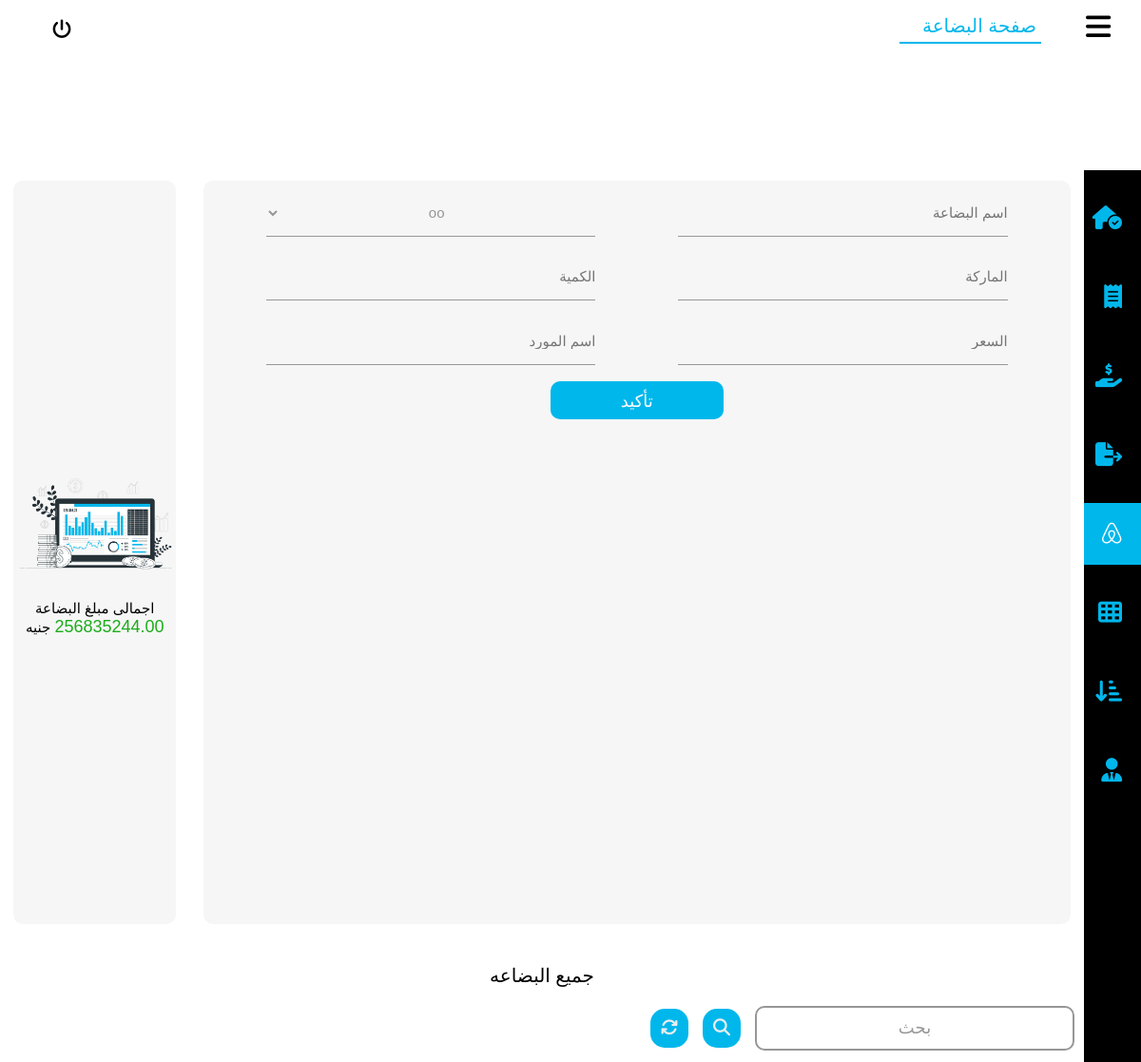
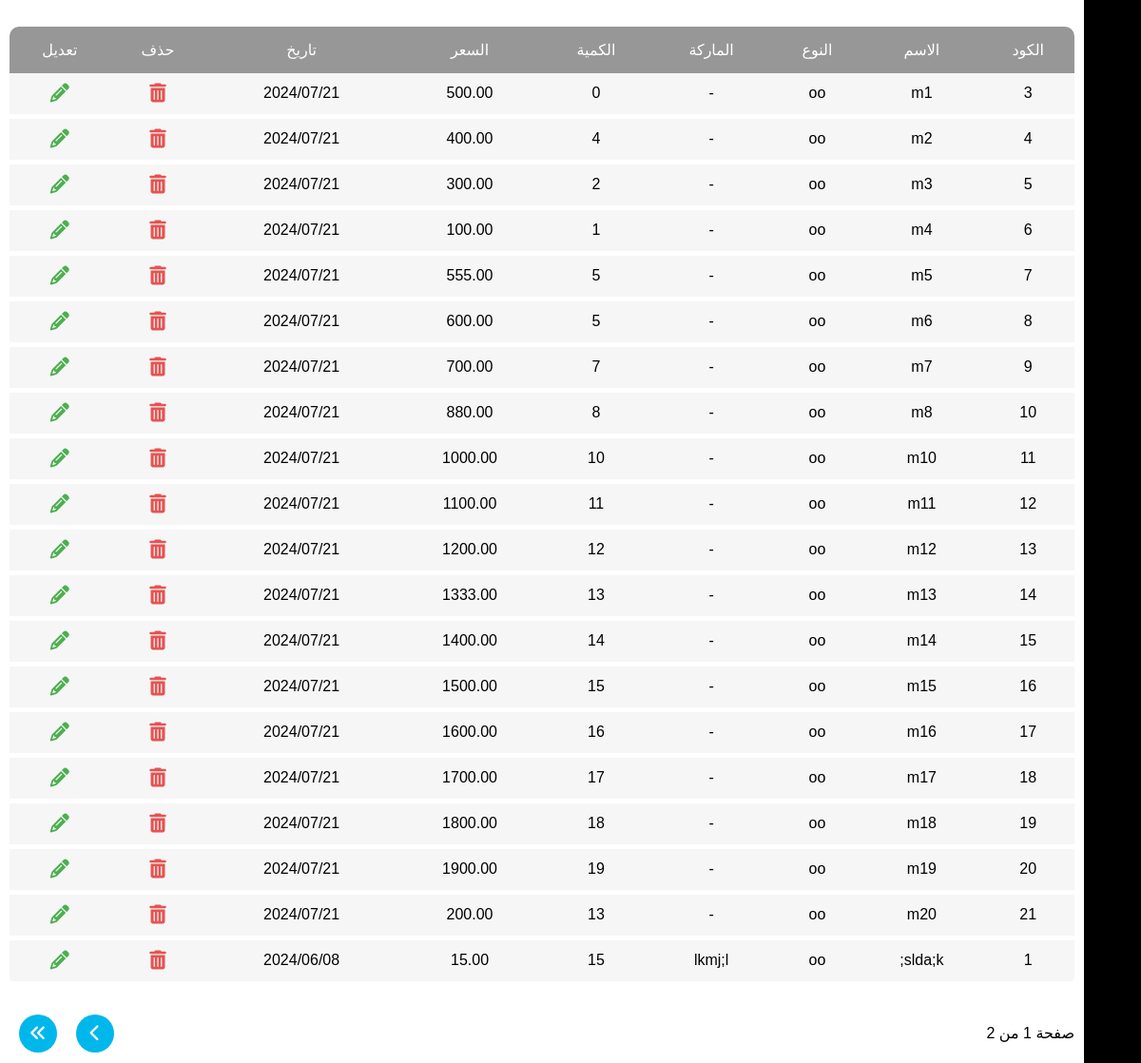
/items, run on the app's committed database (2 pictures, top to bottom).
### user/models.py (models this page shows)
class Item(models.Model):
    kind = models.ForeignKey(Kind, on_delete=models.CASCADE, null=True)
    name = models.CharField(max_length=100, blank=True, null=True)
    prand = models.CharField(max_length=100, blank=True, null=True)
    quantity = models.PositiveIntegerField(blank=True, null=True)
    price = models.DecimalField(max_digits=10, decimal_places=2, blank=True, null=True)
    date = models.DateTimeField(blank=True, null=True)

class Kind(models.Model):
    name = models.CharField(max_length=100, blank=True, null=True)

### user/views.py (the view, shortened to what this page needs)
# urls.py: path('items',views.items, name='items' ),
def items(request):
    items = Item.objects.all().order_by("-date")
    item_value_total = 0
    for item in items:
        item_value = item.quantity * item.price
        item_value_total += item_value
    kinds = Kind.objects.all()
    paginator = Paginator(items ,20)
    page = request.GET.get('page')
    try:
        item_list = paginator.page(page)
    except PageNotAnInteger:
        item_list = paginator.page(1)
    except EmptyPage :
        item_list = paginator.page(paginator.num_pages)
    context ={
        'items': item_list,
        'kinds': kinds,
        'item_value_total': item_value_total,
    }
    return render(request, "items.html", context)

### templates/items.html (shortened to what this page needs)
{% load static %}
<!DOCTYPE html>
<html lang="en">
<head>
    <link rel="stylesheet" href=" {% static "css/style.css" %} ">
    <link rel="stylesheet" href=" {% static "css/all.min.css" %} ">
    <link rel="stylesheet" href=" {% static "css/fontawesome.min.css" %} ">
</head>
<body>
    <header>
        <div class="main">
            <div class="minhead">
                <i class="fa-solid fa-bars" id="rightconexpend"></i>
            </div>
            <ul>
                <li class="selected"><a href="{% url "items" %}">صفحة البضاعة</a></li>
            </ul>
        </div>
        <div class="username">
                <a href="{% url "logout" %}"><i class="fa-solid fa-power-off"></i></a>
        </div>
    </header>
    <div class="backcon">
        <div class="rightcon">
            <ul>
                <a href="{% url "home" %}">
                    <li>
                        <i class="fa-solid fa-house-circle-check"></i>
                    </li>
                </a>
                <a href= "{% url "sales" %}">
                    <li>
                        <i class="fa-solid fa-receipt"></i>
                    </li>
                </a>
                <a href="{% url "tempsales" %}">
                    <li>
                        <i class="fa-solid fa-hand-holding-dollar"></i>
                    </li>
                </a>
                <a href="{% url "loses" %}">
                    <li>
                        <i class="fa-solid fa-file-export"></i>
                    </li>
                </a>
                <a href="{% url "items" %}">
                    <li class="activeli">
                        <i class="fa-brands fa-airbnb"></i>
                    </li>
                </a>
                <a href="{% url "profits" %}">
                    <li>
                        <i class="fa-solid fa-table-cells"></i>
                    </li>
                </a>
                <a href="{% url "shorts" %}">
                    <li>
                        <i class="fa-solid fa-arrow-down-short-wide"></i>
                    </li>
                </a>
                <a href="{% url "daycome" %}">
                    <li>
                        <i class="fa-solid fa-user-tie"></i>
                    </li>
                </a>
            </ul>
        </div>
        <div class="leftcon">
            <div style="width: 100%;display: flex;align-items: center;justify-content: space-around;flex-direction: row;">
                <form method="post" action="" class="othersell">
                    <div class="addinputs">
                        <input name='name' type="text" id="search_bar" class="search_bar" required placeholder="اسم البضاعة">
                        <select name="kind" class="search_bar" id="">
                            {% for kind in kinds %}
                            <option value="{{kind.name}}">{{kind.name}}</option>
                            {% endfor %}
                        </select>
                        <input name='prand'  type="text" id="papers" class="search_bar" placeholder="الماركة" required >
                        <input name='quantity'  type="number" id="papers" class="search_bar" min="0" required placeholder="الكمية">
                        <input name='price' step="0.01"  type="number" id="price" class="search_bar" min="0" required placeholder="السعر">
                        <input name='supname' step="0.01"  type="text" id="price" class="search_bar" min="0" required placeholder="اسم المورد">
                    </div>
                    <button name="addItem" class="sellbtn">تأكيد</button>
                </form>
                <div class="totdiv">
                    <img src="{% static "images/items.png" %}" style="width:100%;">
                    <h2 id="totnum">اجمالى مبلغ البضاعة <span style="color: rgb(27, 173, 27);font-size: 18px;font-weight: 300;">{{item_value_total}}</span> جنيه</h2>
                </div>
            </div>
            <div class="status">
                <h2>جميع البضاعه</h2>
                <form method="post" action="" style="width: 100%;display: flex;align-items: center;justify-content: center;flex-direction: column;">
                    <div class="addsell">
                        <div class="wraper">
                            <div class="first">
                                <input  name="searchInput" value="{{request.POST.searchInput}}" type="text" id="search_bar" class="search_bar" required >
                                <span>بحث</span>
                            </div>
                        </div>
                        <button name="search" class="sellbtn" style="width: 40px;"><i class="fa-solid fa-magnifying-glass"></i></button>
                        <a href="{% url "items" %}" class="sellbtn" style="width: 40px; text-align:center;"><i class="fa-solid fa-arrows-rotate"></i></a>
                    </div>
                </form>
                <div style="width: 100%; overflow: scroll; height: fit-content;">
                    {% if items %}
                    <table class="sellstable">
                        <thead>
                            <tr>
                                <th>الكود</th>
                                <th>الاسم</th>
                                <th>النوع</th>
                                <th>الماركة</th>
                                <th>الكمية</th>
                                <th>السعر</th>
                                <th>تاريخ</th>
                                <th>حذف</th>
                                <th>تعديل</th>
                            </tr>
                        </thead>
                        <tbody>
                            {% for item in items %}
                            <tr>
                                <td>{{item.id}}</td>
                                <td>{{item.name}}</td>
                                <td>{{item.kind.name}}</td>
                                <td>{{item.prand}}</td>
                                <td>{{item.quantity}}</td>
                                <td>{{item.price}}</td>
                                <td>{{item.date|date:"20y/m/d"}}</td>
                                <td><button class="sellsdel" id="sellsdel" metadata='
                                    <form method="post" action="{% url "itemDelete" item.id %}" style="width: 100%;display: flex;align-items: center;justify-content: center;flex-direction: column;">
                                        {% csrf_token %}
                                        <div class="addsell" style="padding: 20px;flex-direction:column;">
                                            <h3 style="color:#3D4B64;">حذف المنتج</h3>
                                            <h3 style="color:#FF0000;">"حذف المنتج سيؤدى الى حذف جميع المتعلقات بها"</h3>
                                            <br>
                                            <i class="fa-regular fa-trash-can" style="color: #ff3333;font-size: 100px;"></i>
                                            <br>
                                        </div>
                                        <button name="itemDelete" class="sellbtn">حذف</button>
                                    </form>
                                    '><i class="fa-solid fa-trash-can"></i></button></td>
                                    <td><button class="sellsup" id="sellsup" metadata='
                                        <form method="post" action="{% url "itemUpdate" item.id %}" style="width: 100%;display: flex;align-items: center;justify-content: center;flex-direction: column;">
                                            {% csrf_token %}
                                            <h3 style="color:#3D4B64;">تعديل عملية</h3>
                                            <div class="addsell" style="padding-top: 70px;">
                                                <div class="wraper" style="position: absolute;  left: 35%; top: 20%;z-index: 15;">
                                                    <div class="first">
                                                        <input value="{{item.name}}" name="name" type="text" id="search_bar" class="search_bar" required >
                                                        <span>اسم المنتج</span>
                                                    </div>
                                                    <div class="search_res" id="search_res">
                                                        <table id="suplliersull">
                                                            <th></th>
                                                            <tbody id="suplliersul">
                                                                <tr><td></td></tr>
                                                            </tbody>
                                                        </table>
                                                    </div>
                                                </div>
                                                <div class="wraper">
                                                    <div class="first">
                                                        <select name="kind_name" class="search_bar" id="">
                                                            <option value="{{item.kind.name}}">{{item.kind.name}}</option>
                                                            {% for kind in kinds %}
                                                            <option value="{{kind.name}}">{{kind.name}}</option>
                                                            {% endfor %}
                                                        </select>
                                                        <span>النوع</span>
                                                    </div>
                                                </div>
                                                <div class="wraper" style="width: 20%;">
                                                <div class="second">
                                                    <input value="{{item.prand}}"  name="prand" type="text" id="search_bar" class="search_bar" required>
                                                    <span>الماركة</span>
                                                </div>
                                            </div>
                                            <div class="wraper" style="width: 20%;">
                                                <div class="second">
                                                    <input value="{{item.quantity}}"  min="0" name="quantity" type="number" id="search_bar" class="search_bar" required>
                                                    <span>الكمية</span>
                                                </div>
                                            </div>
                                            <div class="wraper" style="width: 20%;">
                                                <div class="second">
                                                    <input value="{{item.price}}" min="0" name="price" type="number" id="search_bar" class="search_bar" required >
                                                    <span>السعر</span>
                                                </div>
                                            </div>
                                        </div>
                                        <button name="itemUpdate" class="sellbtn">تعديل</button>
                                    </form>
                                    '><i class="fa-solid fa-pencil"></i></button></td>
                                </tr>
                                {% endfor %}
                            </tbody>
                        </table>
                        <div class="btnnav">
                            <div>
                                <p>صفحة {{ items.number }} من {{ items.paginator.num_pages }}</p>
                            </div>
                            <div>
                                {% if items.has_next %}
                                <a href="?page={{ items.next_page_number }}"><i class="fa-solid fa-chevron-left"></i></a>
                                <a href="?page={{ items.paginator.num_pages }}"><i class="fa-solid fa-angles-left"></i></a>
                                {% endif %}
                            </div>
                        </div>
                        {% else %}
                        <h2 style="width: 100%;text-align: center;color: #303C54;margin-bottom: 20px;">لا يوجد بضاعة</h2>
                        {% endif %}
                </div>
            </div>
        </div>
    </div>
</body>
</html>

### data on the page
Item: id "3", name "m1", kind.name "oo", prand "-", quantity "0", price "500.00", date "2024/07/21"
Item: id "4", name "m2", kind.name "oo", prand "-", quantity "4", price "400.00", date "2024/07/21"
Item: id "5", name "m3", kind.name "oo", prand "-", quantity "2", price "300.00", date "2024/07/21"
Item: id "6", name "m4", kind.name "oo", prand "-", quantity "1", price "100.00", date "2024/07/21"
Item: id "7", name "m5", kind.name "oo", prand "-", quantity "5", price "555.00", date "2024/07/21"
Item: id "8", name "m6", kind.name "oo", prand "-", quantity "5", price "600.00", date "2024/07/21"
Item: id "9", name "m7", kind.name "oo", prand "-", quantity "7", price "700.00", date "2024/07/21"
Item: id "10", name "m8", kind.name "oo", prand "-", quantity "8", price "880.00", date "2024/07/21"
Item: id "11", name "m10", kind.name "oo", prand "-", quantity "10", price "1000.00", date "2024/07/21"
Item: id "12", name "m11", kind.name "oo", prand "-", quantity "11", price "1100.00", date "2024/07/21"
Item: id "13", name "m12", kind.name "oo", prand "-", quantity "12", price "1200.00", date "2024/07/21"
Item: id "14", name "m13", kind.name "oo", prand "-", quantity "13", price "1333.00", date "2024/07/21"
Item: id "15", name "m14", kind.name "oo", prand "-", quantity "14", price "1400.00", date "2024/07/21"
Item: id "16", name "m15", kind.name "oo", prand "-", quantity "15", price "1500.00", date "2024/07/21"
Item: id "17", name "m16", kind.name "oo", prand "-", quantity "16", price "1600.00", date "2024/07/21"
Item: id "18", name "m17", kind.name "oo", prand "-", quantity "17", price "1700.00", date "2024/07/21"
Item: id "19", name "m18", kind.name "oo", prand "-", quantity "18", price "1800.00", date "2024/07/21"
Item: id "20", name "m19", kind.name "oo", prand "-", quantity "19", price "1900.00", date "2024/07/21"
Item: id "21", name "m20", kind.name "oo", prand "-", quantity "13", price "200.00", date "2024/07/21"
Item: id "1", name "slda;k;", kind.name "oo", prand "lkmj;l", quantity "15", price "15.00", date "2024/06/08"

### other printed values
{{ item_value_total }} "256835244.00"
{{ items.paginator.num_pages }} "2"
form field kind "oo"
